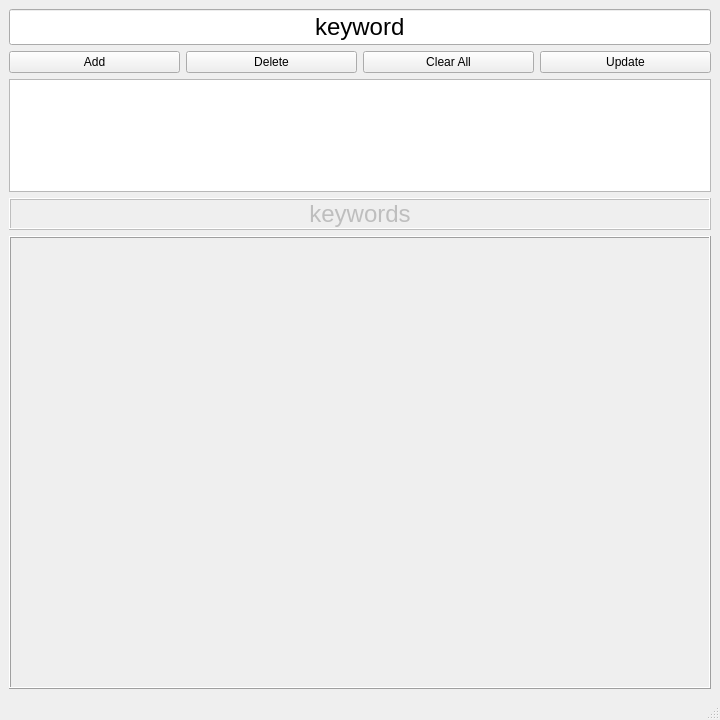
<?xml version="1.0" encoding="UTF-8"?>
<ui version="4.0">
 <class>MainWindow</class>
 <widget class="QMainWindow" name="MainWindow">
  <property name="geometry">
   <rect>
    <x>0</x>
    <y>0</y>
    <width>720</width>
    <height>720</height>
   </rect>
  </property>
  <property name="windowTitle">
   <string>MainWindow</string>
  </property>
  <widget class="QWidget" name="centralwidget">
   <layout class="QHBoxLayout" name="horizontalLayout">
    <item>
     <layout class="QVBoxLayout" name="verticalLayout" stretch="0,0,1,0,4">
      <property name="spacing">
       <number>-1</number>
      </property>
      <item>
       <widget class="QLineEdit" name="keyword_line_editor">
        <property name="font">
         <font>
          <pointsize>18</pointsize>
         </font>
        </property>
        <property name="toolTipDuration">
         <number>-3</number>
        </property>
        <property name="inputMask">
         <string/>
        </property>
        <property name="text">
         <string>keyword</string>
        </property>
        <property name="maxLength">
         <number>32767</number>
        </property>
        <property name="frame">
         <bool>true</bool>
        </property>
        <property name="alignment">
         <set>Qt::AlignCenter</set>
        </property>
        <property name="dragEnabled">
         <bool>true</bool>
        </property>
       </widget>
      </item>
      <item>
       <layout class="QHBoxLayout" name="horizontalLayout_2">
        <item>
         <widget class="QPushButton" name="keyword_add_btn">
          <property name="text">
           <string>Add</string>
          </property>
         </widget>
        </item>
        <item>
         <widget class="QPushButton" name="keyword_del_btn">
          <property name="text">
           <string>Delete</string>
          </property>
         </widget>
        </item>
        <item>
         <widget class="QPushButton" name="keyword_clear_btn">
          <property name="text">
           <string>Clear All</string>
          </property>
         </widget>
        </item>
        <item>
         <widget class="QPushButton" name="keyword_update_btn">
          <property name="text">
           <string>Update</string>
          </property>
         </widget>
        </item>
       </layout>
      </item>
      <item>
       <widget class="QListWidget" name="keyword_list"/>
      </item>
      <item>
       <widget class="QLabel" name="keyword_label">
        <property name="enabled">
         <bool>false</bool>
        </property>
        <property name="font">
         <font>
          <pointsize>18</pointsize>
         </font>
        </property>
        <property name="autoFillBackground">
         <bool>true</bool>
        </property>
        <property name="frameShape">
         <enum>QFrame::Box</enum>
        </property>
        <property name="frameShadow">
         <enum>QFrame::Raised</enum>
        </property>
        <property name="text">
         <string>keywords</string>
        </property>
        <property name="alignment">
         <set>Qt::AlignCenter</set>
        </property>
       </widget>
      </item>
      <item>
       <widget class="QScrollArea" name="scrollArea">
        <property name="frameShape">
         <enum>QFrame::Box</enum>
        </property>
        <property name="frameShadow">
         <enum>QFrame::Raised</enum>
        </property>
        <property name="widgetResizable">
         <bool>true</bool>
        </property>
        <property name="alignment">
         <set>Qt::AlignCenter</set>
        </property>
        <widget class="QWidget" name="scrollAreaWidgetContents">
         <property name="geometry">
          <rect>
           <x>0</x>
           <y>0</y>
           <width>690</width>
           <height>414</height>
          </rect>
         </property>
        </widget>
       </widget>
      </item>
     </layout>
    </item>
   </layout>
  </widget>
  <widget class="QMenuBar" name="menubar">
   <property name="geometry">
    <rect>
     <x>0</x>
     <y>0</y>
     <width>720</width>
     <height>24</height>
    </rect>
   </property>
  </widget>
  <widget class="QStatusBar" name="statusbar"/>
 </widget>
 <resources/>
 <connections/>
</ui>
